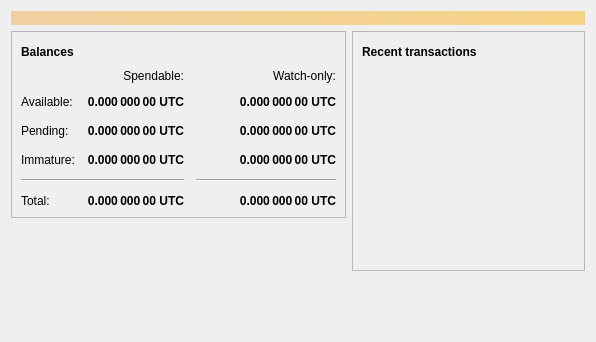
<?xml version="1.0" encoding="UTF-8"?>
<ui version="4.0">
 <class>OverviewPage</class>
 <widget class="QWidget" name="OverviewPage">
  <property name="geometry">
   <rect>
    <x>0</x>
    <y>0</y>
    <width>596</width>
    <height>342</height>
   </rect>
  </property>
  <property name="windowTitle">
   <string>Form</string>
  </property>
  <layout class="QVBoxLayout" name="topLayout">
   <item>
    <widget class="QLabel" name="labelAlerts">
     <property name="visible">
      <bool>false</bool>
     </property>
     <property name="styleSheet">
      <string notr="true">QLabel { background-color: qlineargradient(x1: 0, y1: 0, x2: 1, y2: 0, stop:0 #F0D0A0, stop:1 #F8D488); color:#000000; }</string>
     </property>
     <property name="wordWrap">
      <bool>true</bool>
     </property>
     <property name="margin">
      <number>3</number>
     </property>
     <property name="textInteractionFlags">
      <set>Qt::TextSelectableByMouse</set>
     </property>
    </widget>
   </item>
   <item>
    <layout class="QHBoxLayout" name="horizontalLayout" stretch="1,1">
     <item>
      <layout class="QVBoxLayout" name="verticalLayout_2">
       <item>
        <widget class="QFrame" name="frame">
         <property name="frameShape">
          <enum>QFrame::StyledPanel</enum>
         </property>
         <property name="frameShadow">
          <enum>QFrame::Raised</enum>
         </property>
         <layout class="QVBoxLayout" name="verticalLayout_4">
          <item>
           <layout class="QHBoxLayout" name="horizontalLayout_4">
            <item>
             <widget class="QLabel" name="label_5">
              <property name="font">
               <font>
                <weight>75</weight>
                <bold>true</bold>
               </font>
              </property>
              <property name="text">
               <string>Balances</string>
              </property>
             </widget>
            </item>
            <item>
             <widget class="QPushButton" name="labelWalletStatus">
              <property name="enabled">
               <bool>true</bool>
              </property>
              <property name="maximumSize">
               <size>
                <width>30</width>
                <height>16777215</height>
               </size>
              </property>
              <property name="toolTip">
               <string>The displayed information may be out of date. Your wallet automatically synchronizes with the Utopiacoin network after a connection is established, but this process has not completed yet.</string>
              </property>
              <property name="text">
               <string/>
              </property>
              <property name="icon">
               <iconset resource="../utopiacoin.qrc">
                <normaloff>:/icons/warning</normaloff>
                <disabledoff>:/icons/warning</disabledoff>:/icons/warning</iconset>
              </property>
              <property name="iconSize">
               <size>
                <width>24</width>
                <height>24</height>
               </size>
              </property>
              <property name="flat">
               <bool>true</bool>
              </property>
             </widget>
            </item>
            <item>
             <spacer name="horizontalSpacer_3">
              <property name="orientation">
               <enum>Qt::Horizontal</enum>
              </property>
              <property name="sizeHint" stdset="0">
               <size>
                <width>40</width>
                <height>20</height>
               </size>
              </property>
             </spacer>
            </item>
           </layout>
          </item>
          <item>
           <layout class="QGridLayout" name="gridLayout">
            <property name="spacing">
             <number>12</number>
            </property>
            <item row="2" column="2">
             <widget class="QLabel" name="labelWatchPending">
              <property name="font">
               <font>
                <weight>75</weight>
                <bold>true</bold>
               </font>
              </property>
              <property name="cursor">
               <cursorShape>IBeamCursor</cursorShape>
              </property>
              <property name="toolTip">
               <string>Unconfirmed transactions to watch-only addresses</string>
              </property>
              <property name="text">
               <string notr="true">0.000 000 00 UTC</string>
              </property>
              <property name="alignment">
               <set>Qt::AlignRight|Qt::AlignTrailing|Qt::AlignVCenter</set>
              </property>
              <property name="textInteractionFlags">
               <set>Qt::LinksAccessibleByMouse|Qt::TextSelectableByKeyboard|Qt::TextSelectableByMouse</set>
              </property>
             </widget>
            </item>
            <item row="2" column="1">
             <widget class="QLabel" name="labelUnconfirmed">
              <property name="font">
               <font>
                <weight>75</weight>
                <bold>true</bold>
               </font>
              </property>
              <property name="cursor">
               <cursorShape>IBeamCursor</cursorShape>
              </property>
              <property name="toolTip">
               <string>Total of transactions that have yet to be confirmed, and do not yet count toward the spendable balance</string>
              </property>
              <property name="text">
               <string notr="true">0.000 000 00 UTC</string>
              </property>
              <property name="alignment">
               <set>Qt::AlignRight|Qt::AlignTrailing|Qt::AlignVCenter</set>
              </property>
              <property name="textInteractionFlags">
               <set>Qt::LinksAccessibleByMouse|Qt::TextSelectableByKeyboard|Qt::TextSelectableByMouse</set>
              </property>
             </widget>
            </item>
            <item row="3" column="2">
             <widget class="QLabel" name="labelWatchImmature">
              <property name="font">
               <font>
                <weight>75</weight>
                <bold>true</bold>
               </font>
              </property>
              <property name="cursor">
               <cursorShape>IBeamCursor</cursorShape>
              </property>
              <property name="toolTip">
               <string>Mined balance in watch-only addresses that has not yet matured</string>
              </property>
              <property name="text">
               <string notr="true">0.000 000 00 UTC</string>
              </property>
              <property name="alignment">
               <set>Qt::AlignRight|Qt::AlignTrailing|Qt::AlignVCenter</set>
              </property>
              <property name="textInteractionFlags">
               <set>Qt::LinksAccessibleByMouse|Qt::TextSelectableByKeyboard|Qt::TextSelectableByMouse</set>
              </property>
             </widget>
            </item>
            <item row="4" column="0" colspan="2">
             <widget class="Line" name="line">
              <property name="orientation">
               <enum>Qt::Horizontal</enum>
              </property>
             </widget>
            </item>
            <item row="4" column="2">
             <widget class="Line" name="lineWatchBalance">
              <property name="sizePolicy">
               <sizepolicy hsizetype="Preferred" vsizetype="Fixed">
                <horstretch>0</horstretch>
                <verstretch>0</verstretch>
               </sizepolicy>
              </property>
              <property name="minimumSize">
               <size>
                <width>140</width>
                <height>0</height>
               </size>
              </property>
              <property name="orientation">
               <enum>Qt::Horizontal</enum>
              </property>
             </widget>
            </item>
            <item row="5" column="0">
             <widget class="QLabel" name="labelTotalText">
              <property name="text">
               <string>Total:</string>
              </property>
             </widget>
            </item>
            <item row="3" column="1">
             <widget class="QLabel" name="labelImmature">
              <property name="font">
               <font>
                <weight>75</weight>
                <bold>true</bold>
               </font>
              </property>
              <property name="cursor">
               <cursorShape>IBeamCursor</cursorShape>
              </property>
              <property name="toolTip">
               <string>Mined balance that has not yet matured</string>
              </property>
              <property name="text">
               <string notr="true">0.000 000 00 UTC</string>
              </property>
              <property name="alignment">
               <set>Qt::AlignRight|Qt::AlignTrailing|Qt::AlignVCenter</set>
              </property>
              <property name="textInteractionFlags">
               <set>Qt::LinksAccessibleByMouse|Qt::TextSelectableByKeyboard|Qt::TextSelectableByMouse</set>
              </property>
             </widget>
            </item>
            <item row="2" column="3">
             <spacer name="horizontalSpacer_2">
              <property name="orientation">
               <enum>Qt::Horizontal</enum>
              </property>
              <property name="sizeHint" stdset="0">
               <size>
                <width>40</width>
                <height>20</height>
               </size>
              </property>
             </spacer>
            </item>
            <item row="3" column="0">
             <widget class="QLabel" name="labelImmatureText">
              <property name="text">
               <string>Immature:</string>
              </property>
             </widget>
            </item>
            <item row="5" column="1">
             <widget class="QLabel" name="labelTotal">
              <property name="font">
               <font>
                <weight>75</weight>
                <bold>true</bold>
               </font>
              </property>
              <property name="cursor">
               <cursorShape>IBeamCursor</cursorShape>
              </property>
              <property name="toolTip">
               <string>Your current total balance</string>
              </property>
              <property name="text">
               <string notr="true">0.000 000 00 UTC</string>
              </property>
              <property name="alignment">
               <set>Qt::AlignRight|Qt::AlignTrailing|Qt::AlignVCenter</set>
              </property>
              <property name="textInteractionFlags">
               <set>Qt::LinksAccessibleByMouse|Qt::TextSelectableByKeyboard|Qt::TextSelectableByMouse</set>
              </property>
             </widget>
            </item>
            <item row="5" column="2">
             <widget class="QLabel" name="labelWatchTotal">
              <property name="font">
               <font>
                <weight>75</weight>
                <bold>true</bold>
               </font>
              </property>
              <property name="cursor">
               <cursorShape>IBeamCursor</cursorShape>
              </property>
              <property name="toolTip">
               <string>Current total balance in watch-only addresses</string>
              </property>
              <property name="text">
               <string notr="true">0.000 000 00 UTC</string>
              </property>
              <property name="alignment">
               <set>Qt::AlignRight|Qt::AlignTrailing|Qt::AlignVCenter</set>
              </property>
              <property name="textInteractionFlags">
               <set>Qt::LinksAccessibleByMouse|Qt::TextSelectableByKeyboard|Qt::TextSelectableByMouse</set>
              </property>
             </widget>
            </item>
            <item row="0" column="2">
             <widget class="QLabel" name="labelWatchonly">
              <property name="text">
               <string>Watch-only:</string>
              </property>
              <property name="alignment">
               <set>Qt::AlignRight|Qt::AlignTrailing|Qt::AlignVCenter</set>
              </property>
             </widget>
            </item>
            <item row="1" column="0">
             <widget class="QLabel" name="labelBalanceText">
              <property name="text">
               <string>Available:</string>
              </property>
             </widget>
            </item>
            <item row="1" column="1">
             <widget class="QLabel" name="labelBalance">
              <property name="font">
               <font>
                <weight>75</weight>
                <bold>true</bold>
               </font>
              </property>
              <property name="cursor">
               <cursorShape>IBeamCursor</cursorShape>
              </property>
              <property name="toolTip">
               <string>Your current spendable balance</string>
              </property>
              <property name="text">
               <string notr="true">0.000 000 00 UTC</string>
              </property>
              <property name="alignment">
               <set>Qt::AlignRight|Qt::AlignTrailing|Qt::AlignVCenter</set>
              </property>
              <property name="textInteractionFlags">
               <set>Qt::LinksAccessibleByMouse|Qt::TextSelectableByKeyboard|Qt::TextSelectableByMouse</set>
              </property>
             </widget>
            </item>
            <item row="1" column="2">
             <widget class="QLabel" name="labelWatchAvailable">
              <property name="font">
               <font>
                <weight>75</weight>
                <bold>true</bold>
               </font>
              </property>
              <property name="cursor">
               <cursorShape>IBeamCursor</cursorShape>
              </property>
              <property name="toolTip">
               <string>Your current balance in watch-only addresses</string>
              </property>
              <property name="text">
               <string notr="true">0.000 000 00 UTC</string>
              </property>
              <property name="alignment">
               <set>Qt::AlignRight|Qt::AlignTrailing|Qt::AlignVCenter</set>
              </property>
              <property name="textInteractionFlags">
               <set>Qt::LinksAccessibleByMouse|Qt::TextSelectableByKeyboard|Qt::TextSelectableByMouse</set>
              </property>
             </widget>
            </item>
            <item row="2" column="0">
             <widget class="QLabel" name="labelPendingText">
              <property name="text">
               <string>Pending:</string>
              </property>
             </widget>
            </item>
            <item row="0" column="1">
             <widget class="QLabel" name="labelSpendable">
              <property name="text">
               <string>Spendable:</string>
              </property>
              <property name="alignment">
               <set>Qt::AlignRight|Qt::AlignTrailing|Qt::AlignVCenter</set>
              </property>
             </widget>
            </item>
           </layout>
          </item>
         </layout>
        </widget>
       </item>
       <item>
        <spacer name="verticalSpacer">
         <property name="orientation">
          <enum>Qt::Vertical</enum>
         </property>
         <property name="sizeHint" stdset="0">
          <size>
           <width>20</width>
           <height>40</height>
          </size>
         </property>
        </spacer>
       </item>
      </layout>
     </item>
     <item>
      <layout class="QVBoxLayout" name="verticalLayout_3">
       <item>
        <widget class="QFrame" name="frame_2">
         <property name="frameShape">
          <enum>QFrame::StyledPanel</enum>
         </property>
         <property name="frameShadow">
          <enum>QFrame::Raised</enum>
         </property>
         <layout class="QVBoxLayout" name="verticalLayout">
          <item>
           <layout class="QHBoxLayout" name="horizontalLayout_2">
            <item>
             <widget class="QLabel" name="label_4">
              <property name="font">
               <font>
                <weight>75</weight>
                <bold>true</bold>
               </font>
              </property>
              <property name="text">
               <string>Recent transactions</string>
              </property>
             </widget>
            </item>
            <item>
             <widget class="QPushButton" name="labelTransactionsStatus">
              <property name="enabled">
               <bool>true</bool>
              </property>
              <property name="maximumSize">
               <size>
                <width>30</width>
                <height>16777215</height>
               </size>
              </property>
              <property name="toolTip">
               <string>The displayed information may be out of date. Your wallet automatically synchronizes with the Utopiacoin network after a connection is established, but this process has not completed yet.</string>
              </property>
              <property name="text">
               <string/>
              </property>
              <property name="icon">
               <iconset resource="../utopiacoin.qrc">
                <normaloff>:/icons/warning</normaloff>
                <disabledoff>:/icons/warning</disabledoff>:/icons/warning</iconset>
              </property>
              <property name="iconSize">
               <size>
                <width>24</width>
                <height>24</height>
               </size>
              </property>
              <property name="flat">
               <bool>true</bool>
              </property>
             </widget>
            </item>
            <item>
             <spacer name="horizontalSpacer">
              <property name="orientation">
               <enum>Qt::Horizontal</enum>
              </property>
              <property name="sizeHint" stdset="0">
               <size>
                <width>40</width>
                <height>20</height>
               </size>
              </property>
             </spacer>
            </item>
           </layout>
          </item>
          <item>
           <widget class="QListView" name="listTransactions">
            <property name="styleSheet">
             <string notr="true">QListView { background: transparent; }</string>
            </property>
            <property name="frameShape">
             <enum>QFrame::NoFrame</enum>
            </property>
            <property name="verticalScrollBarPolicy">
             <enum>Qt::ScrollBarAlwaysOff</enum>
            </property>
            <property name="horizontalScrollBarPolicy">
             <enum>Qt::ScrollBarAlwaysOff</enum>
            </property>
            <property name="selectionMode">
             <enum>QAbstractItemView::NoSelection</enum>
            </property>
           </widget>
          </item>
         </layout>
        </widget>
       </item>
       <item>
        <spacer name="verticalSpacer_2">
         <property name="orientation">
          <enum>Qt::Vertical</enum>
         </property>
         <property name="sizeHint" stdset="0">
          <size>
           <width>20</width>
           <height>40</height>
          </size>
         </property>
        </spacer>
       </item>
      </layout>
     </item>
    </layout>
   </item>
  </layout>
 </widget>
 <resources/>
 <connections/>
</ui>
